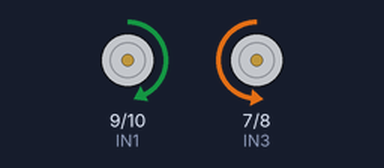
This sketch was run on a simulated Arduino Uno, built with avr-gcc and run on an emulated ATmega328P. On the bench: motor-driver pin pairs drawn as motors (green arrow = first pin HIGH = forward, orange = second pin HIGH = backward, longer = more drive, scaled by the enable pin).

Above: at 0.1 s.
At 0.6 s:
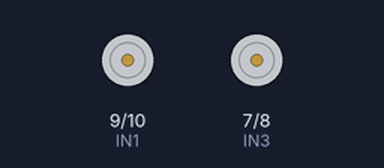
Timing chart, 0 to 2.1 s (numbered marks = the images above):
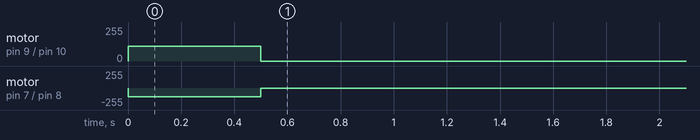

The sketch:

algo_for_robo.ino
```cpp
#include <Arduino.h>

// Define IR sensor pins
#define LINESENSOR1 A2  // Left IR sensor
#define LINESENSOR2 A1  // Center IR sensor
#define LINESENSOR3 A3  // Right IR sensor

// Motor Driver Pins
#define ENA 3
#define ENB 5
#define IN1 9
#define IN2 10
#define IN3 7
#define IN4 8

#define motorSpeed 110
#define COMMANDS_LENGTH 4

// Grid size
const int ROWS = 4;
const int COLS = 4;

// Grid with weights
int grid[ROWS][COLS] = {
    {1, 1, 4, 2},
    {3, 1, 1, 1},
    {1, 5, 1, 1},
    {1, 1, 1, 1}
};

// Movement structure
struct Direction {
    int dx, dy;
    const char* name;
};

// Possible movements (Right, Left, Down, Up)
Direction moves[] = {
    {0, 1, "right"},
    {0, -1, "left"},
    {1, 0, "straight"},
    {-1, 0, "straight"}
};

// Reverse array function
template <typename T>
void reverseArray(T arr[], int size) {
    int left = 0, right = size - 1;
    while (left < right) {
        T temp = arr[left];
        arr[left] = arr[right];
        arr[right] = temp;
        left++;
        right--;
    }
}

// Dijkstra’s algorithm to find shortest path
void dijkstra(int startX, int startY, int endX, int endY, const char* directions[], int &dirSize) {
    int dist[ROWS][COLS];
    int parent[ROWS][COLS][2];
    const char* moveDirection[ROWS][COLS];

    // Initialize distances
    for (int i = 0; i < ROWS; i++) {
        for (int j = 0; j < COLS; j++) {
            dist[i][j] = 10000;
        }
    }

    dist[startX][startY] = 0;

    while (true) {
        int minDist = 10000, x = -1, y = -1;

        // Find the node with the smallest distance
        for (int i = 0; i < ROWS; i++) {
            for (int j = 0; j < COLS; j++) {
                if (dist[i][j] < minDist) {
                    minDist = dist[i][j];
                    x = i;
                    y = j;
                }
            }
        }

        if (x == -1 || y == -1 || (x == endX && y == endY)) break;

        // Update neighbors
        for (Direction move : moves) {
            int nx = x + move.dx, ny = y + move.dy;
            if (nx >= 0 && ny >= 0 && nx < ROWS && ny < COLS) {
                int newCost = dist[x][y] + grid[nx][ny];
                if (newCost < dist[nx][ny]) {
                    dist[nx][ny] = newCost;
                    parent[nx][ny][0] = x;
                    parent[nx][ny][1] = y;
                    moveDirection[nx][ny] = move.name;
                }
            }
        }

        dist[x][y] = 10000; // Mark as visited
    }

    // Reconstruct path
    dirSize = 0;
    int px = endX, py = endY;
    while (!(px == startX && py == startY)) {
        directions[dirSize++] = moveDirection[px][py];
        int tempX = parent[px][py][0];
        int tempY = parent[px][py][1];
        px = tempX;
        py = tempY;
    }

    // Reverse directions to get correct order
    reverseArray(directions, dirSize);
}

// Motor control functions
void moveStraight() {
    analogWrite(ENA, motorSpeed);
    analogWrite(ENB, motorSpeed + 20);
    digitalWrite(IN1, HIGH);
    digitalWrite(IN2, LOW);
    digitalWrite(IN3, LOW);
    digitalWrite(IN4, HIGH);
    delay(500);
}

void turnRight() {
    analogWrite(ENA, motorSpeed);
    analogWrite(ENB, motorSpeed + 20);
    digitalWrite(IN1, HIGH);
    digitalWrite(IN2, LOW);
    digitalWrite(IN3, HIGH);
    digitalWrite(IN4, LOW);
    delay(500);  // Adjust turning time
}

void turnLeft() {
    analogWrite(ENA, motorSpeed);
    analogWrite(ENB, motorSpeed + 20);
    digitalWrite(IN1, LOW);
    digitalWrite(IN2, HIGH);
    digitalWrite(IN3, LOW);
    digitalWrite(IN4, HIGH);
    delay(500);  // Adjust turning time
}

void stopMotors() {
    digitalWrite(IN1, LOW);
    digitalWrite(IN2, LOW);
    digitalWrite(IN3, LOW);
    digitalWrite(IN4, LOW);
}

// Function to follow line and handle junctions
void followLine(const char* directions[], int size) {
    int index = 0;

    while (index < size) {
        int left = digitalRead(LINESENSOR1);
        int center = digitalRead(LINESENSOR2);
        int right = digitalRead(LINESENSOR3);

        if (center == HIGH && left == LOW && right == LOW) {
            moveStraight();
        }
        else if (left == HIGH && center == LOW && right == LOW) {
            turnLeft();
        }
        else if (right == HIGH && center == LOW && left == LOW) {
            turnRight();
        }
        else if (left == HIGH && right == HIGH) { // Junction detected!
            Serial.println("Junction detected!");
            stopMotors();
            delay(500);

            // Get next movement command
            Serial.print("Executing: ");
            Serial.println(directions[index]);

            if (strcmp(directions[index], "right") == 0) {
                turnRight();
            } else if (strcmp(directions[index], "left") == 0) {
                turnLeft();
            } else if (strcmp(directions[index], "straight") == 0) {
                moveStraight();
            }

            delay(1000); // Move for 1 sec
            index++;  // Move to next command
        }
    }
    stopMotors();
}

// Arduino setup function
void setup() {
    // Serial.begin(9600);

    pinMode(ENA, OUTPUT);
    pinMode(ENB, OUTPUT);
    pinMode(IN1, OUTPUT);
    pinMode(IN2, OUTPUT);
    pinMode(IN3, OUTPUT);
    pinMode(IN4, OUTPUT);

    pinMode(LINESENSOR1, INPUT);
    pinMode(LINESENSOR2, INPUT);
    pinMode(LINESENSOR3, INPUT);

    moveStraight();
    // delay(2000);
    // turnLeft();
    // delay(1000);
    // moveStraight();
    // delay(2000);
    // turnRight();
    // delay(1000);
    // moveStraight();
    // delay(1500);
    stopMotors();

    // Serial.println("Finding shortest path...");

    // const char* directions[COMMANDS_LENGTH];
    // int dirSize = 0;

    // dijkstra(0, 0, 3, 3, directions, dirSize);

    // Serial.println("Path found. Starting navigation...");
    // followLine(directions, dirSize);
}

void loop() {
    // Nothing to do in the loop
}
```
